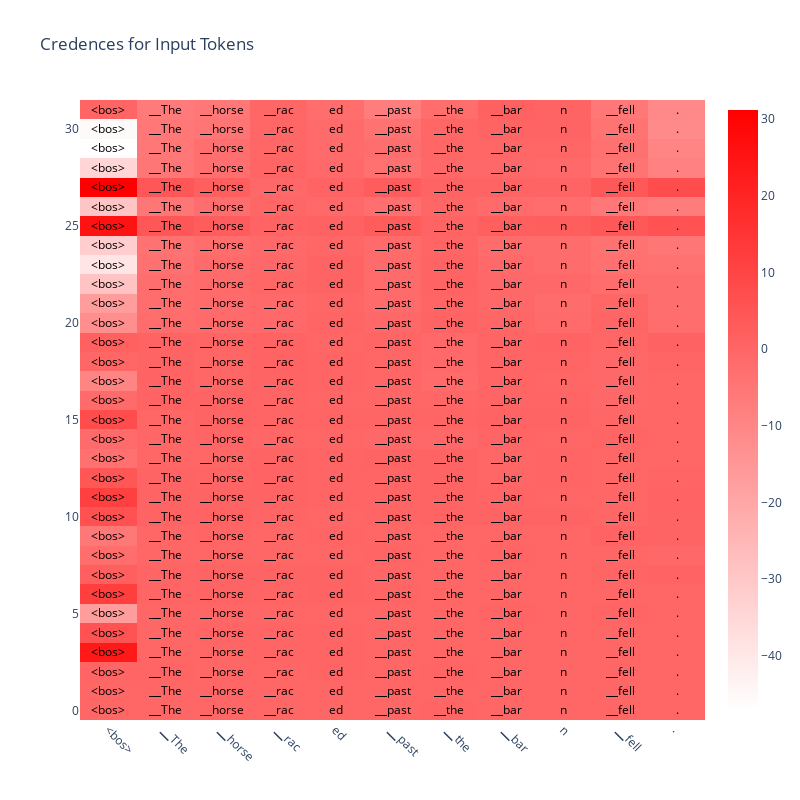

Here is the notebook cell this chart was saved with:
### Code cell
words_corresponding_to_credences = np.array([[" " * 2 + word + " " * 2 for word in input_tokens] for layer_num in range(len(credences))])

heatmap = go.Heatmap(
    z=credences,
    colorscale=color_scale,
    text=words_corresponding_to_credences,  # Set the text to be equal to z
    texttemplate="%{text}",
    textfont=dict(color='black', size=12),  # Set the text color and size
)

# Create plot layout
layout = go.Layout(title='Credences for Input Tokens',
                width=800,  # Set the width of the plot
                height=800,  # Set the height of the plot

                     xaxis=dict(tickvals=list(range(len(input_tokens))),
                                ticktext=input_tokens,
                                tickangle=45))

# Create plotly figure
fig = go.Figure(data=[heatmap], layout=layout)

# Display plotly figure
iplot(fig)

### Figure 1 — Plotly figure (JSON) as saved in the notebook; plotly's stock layout.template omitted (floating-point values rounded to 4 significant figures; data arrays with more than 128 entries replaced by an {"elided": "..."} marker saying what was removed)
{"data": [{"colorscale": [[0, "#FFFFFF"], [1, "#FF0000"]], "text": {"elided": "32x11 str values"}, "textfont": {"color": "black", "size": 12}, "texttemplate": "%{text}", "type": "heatmap", "z": {"elided": "32x11 float values"}}], "layout": {"height": 800, "title": {"text": "Credences for Input Tokens"}, "width": 800, "xaxis": {"tickangle": 45, "ticktext": ["<bos>", "▁The", "▁horse", "▁rac", "ed", "▁past", "▁the", "▁bar", "n", "▁fell", "."], "tickvals": [0, 1, 2, 3, 4, 5, 6, 7, 8, 9, 10]}}}
